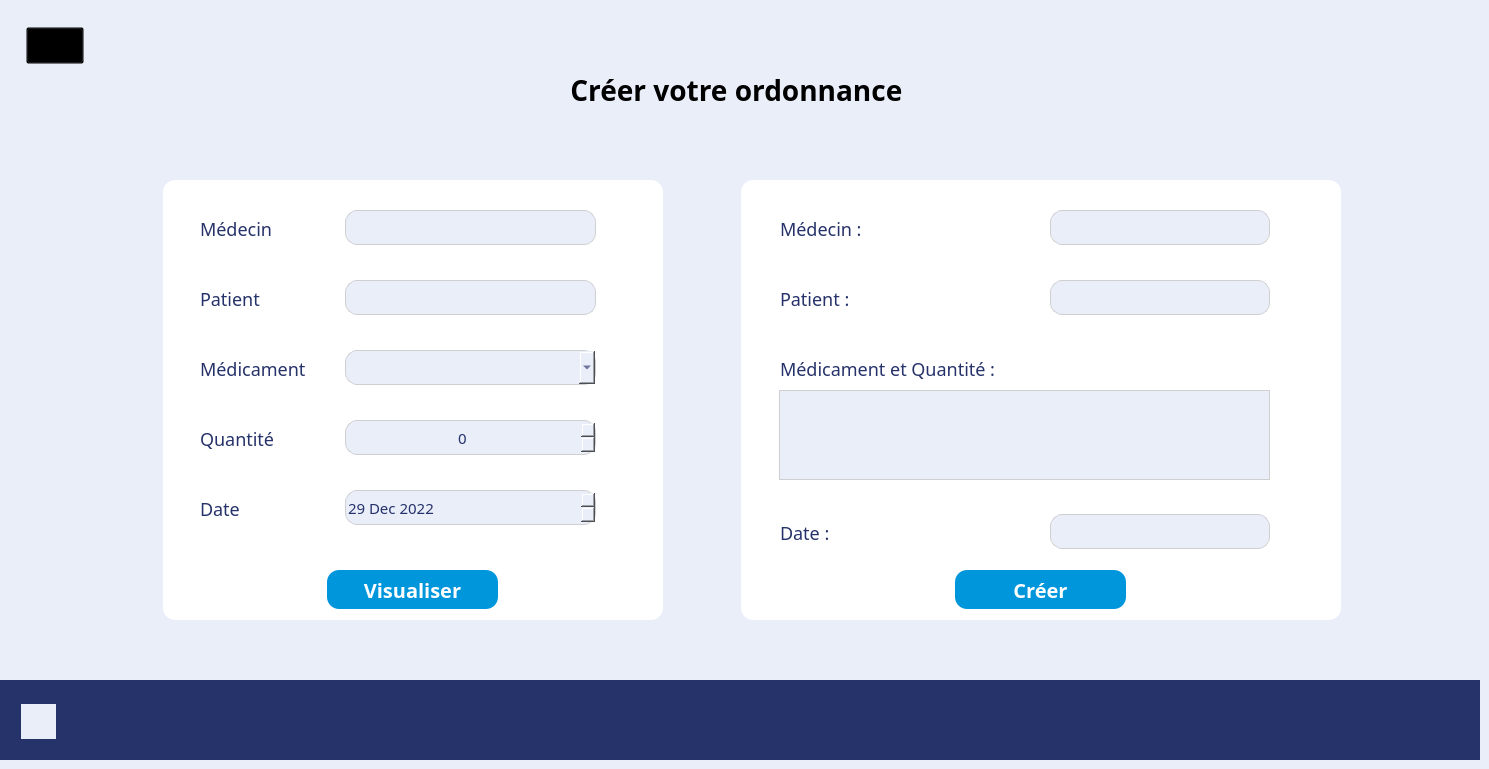
    <widget class="QWidget" name="page_3">
     <property name="styleSheet">
      <string notr="true">background :#E9EEF9;</string>
     </property>
     <widget class="QLabel" name="label_12">
      <property name="geometry">
       <rect>
        <x>459</x>
        <y>58</y>
        <width>562</width>
        <height>64</height>
       </rect>
      </property>
      <property name="font">
       <font>
        <family>Montserrat</family>
        <pointsize>21</pointsize>
        <italic>false</italic>
        <bold>true</bold>
       </font>
      </property>
      <property name="styleSheet">
       <string notr="true">/* Ordonnance*/

position: absolute;
width: 526px;
height: 64px;
left: 477px;
top: 58px;

font-family: 'Montserrat';
font-style: normal;
font-weight: 700;
font-size: 52.8201px;
line-height: 64px;
text-transform: uppercase;

color: #000000;

</string>
      </property>
      <property name="text">
       <string>Créer votre ordonnance </string>
      </property>
      <property name="alignment">
       <set>Qt::AlignCenter</set>
      </property>
     </widget>
     <widget class="QLabel" name="rectangle_user_2">
      <property name="geometry">
       <rect>
        <x>163</x>
        <y>180</y>
        <width>500</width>
        <height>440</height>
       </rect>
      </property>
      <property name="styleSheet">
       <string notr="true">/* Group 27 */

position: absolute;
width: 394px;
height: 377px;
left: 163px;
top: 236px;



/* request 1 user_x */

position: absolute;
width: 324px;
height: 33px;
left: 215px;
top: 278px;

font-family: 'Montserrat';
font-style: normal;
font-weight: 400;
font-size: 17px;
line-height: 21px;
text-transform: uppercase;

color: #000000;



/* Rectangle 37 */

box-sizing: border-box;

position: absolute;
width: 394px;
height: 377px;
left: 163px;
top: 236px;

background: #FFFFFF;
border-radius: 12px;


/* requests list USERS */

position: absolute;
width: 300px;
height: 27px;
left: 241px;
top: 240px;

font-family: 'Montserrat';
font-style: normal;
font-weight: 400;
font-size: 14px;
line-height: 17px;
text-transform: capitalize;

color: #8A8A8A;

</string>
      </property>
      <property name="text">
       <string/>
      </property>
      <property name="scaledContents">
       <bool>false</bool>
      </property>
     </widget>
     <widget class="QLabel" name="label_13">
      <property name="geometry">
       <rect>
        <x>200</x>
        <y>216</y>
        <width>91</width>
        <height>25</height>
       </rect>
      </property>
      <property name="font">
       <font>
        <family>Montserrat</family>
        <pointsize>-1</pointsize>
        <italic>false</italic>
        <bold>false</bold>
       </font>
      </property>
      <property name="styleSheet">
       <string notr="true">background: transparent;

/* SOMME DES DOSE : */

position: absolute;
width: 182px;
height: 22px;
left: 913px;
top: 393px;

font-family: 'Montserrat';
font-style: normal;
font-weight: 400;
font-size: 18px;
line-height: 22px;
/* identical to box height */
display: flex;
align-items: center;
text-align: center;
text-transform: uppercase;

color: #26326A;



</string>
      </property>
      <property name="text">
       <string>Médecin </string>
      </property>
     </widget>
     <widget class="QLabel" name="label_14">
      <property name="geometry">
       <rect>
        <x>200</x>
        <y>286</y>
        <width>91</width>
        <height>25</height>
       </rect>
      </property>
      <property name="font">
       <font>
        <family>Montserrat</family>
        <pointsize>-1</pointsize>
        <italic>false</italic>
        <bold>false</bold>
       </font>
      </property>
      <property name="styleSheet">
       <string notr="true">background: transparent;

/* SOMME DES DOSE : */

position: absolute;
width: 182px;
height: 22px;
left: 913px;
top: 393px;

font-family: 'Montserrat';
font-style: normal;
font-weight: 400;
font-size: 18px;
line-height: 22px;
/* identical to box height */
display: flex;
align-items: center;
text-align: center;
text-transform: uppercase;

color: #26326A;



</string>
      </property>
      <property name="text">
       <string>Patient</string>
      </property>
     </widget>
     <widget class="QLabel" name="label_15">
      <property name="geometry">
       <rect>
        <x>200</x>
        <y>356</y>
        <width>121</width>
        <height>25</height>
       </rect>
      </property>
      <property name="font">
       <font>
        <family>Montserrat</family>
        <pointsize>-1</pointsize>
        <italic>false</italic>
        <bold>false</bold>
       </font>
      </property>
      <property name="styleSheet">
       <string notr="true">background: transparent;

/* SOMME DES DOSE : */

position: absolute;
width: 182px;
height: 22px;
left: 913px;
top: 393px;

font-family: 'Montserrat';
font-style: normal;
font-weight: 400;
font-size: 18px;
line-height: 22px;
/* identical to box height */
display: flex;
align-items: center;
text-align: center;
text-transform: uppercase;

color: #26326A;



</string>
      </property>
      <property name="text">
       <string>Médicament</string>
      </property>
     </widget>
     <widget class="QLabel" name="label_16">
      <property name="geometry">
       <rect>
        <x>200</x>
        <y>426</y>
        <width>91</width>
        <height>25</height>
       </rect>
      </property>
      <property name="font">
       <font>
        <family>Montserrat</family>
        <pointsize>-1</pointsize>
        <italic>false</italic>
        <bold>false</bold>
       </font>
      </property>
      <property name="styleSheet">
       <string notr="true">background: transparent;

/* SOMME DES DOSE : */

position: absolute;
width: 182px;
height: 22px;
left: 913px;
top: 393px;

font-family: 'Montserrat';
font-style: normal;
font-weight: 400;
font-size: 18px;
line-height: 22px;
/* identical to box height */
display: flex;
align-items: center;
text-align: center;
text-transform: uppercase;

color: #26326A;




</string>
      </property>
      <property name="text">
       <string>Quantité</string>
      </property>
     </widget>
     <widget class="QLabel" name="label_17">
      <property name="geometry">
       <rect>
        <x>200</x>
        <y>496</y>
        <width>91</width>
        <height>25</height>
       </rect>
      </property>
      <property name="font">
       <font>
        <family>Montserrat</family>
        <pointsize>-1</pointsize>
        <italic>false</italic>
        <bold>false</bold>
       </font>
      </property>
      <property name="styleSheet">
       <string notr="true">background: transparent;

/* SOMME DES DOSE : */

position: absolute;
width: 182px;
height: 22px;
left: 913px;
top: 393px;

font-family: 'Montserrat';
font-style: normal;
font-weight: 400;
font-size: 18px;
line-height: 22px;
/* identical to box height */
display: flex;
align-items: center;
text-align: center;
text-transform: uppercase;

color: #26326A;



</string>
      </property>
      <property name="text">
       <string>Date</string>
      </property>
     </widget>
     <widget class="QLabel" name="medecin_pour_creer_ordonnance">
      <property name="enabled">
       <bool>false</bool>
      </property>
      <property name="geometry">
       <rect>
        <x>345</x>
        <y>210</y>
        <width>251</width>
        <height>35</height>
       </rect>
      </property>
      <property name="font">
       <font>
        <family>Montserrat</family>
        <pointsize>-1</pointsize>
       </font>
      </property>
      <property name="styleSheet">
       <string notr="true">font-family: 'Montserrat';

font-size: 15px;
/* identical to box height */
display: flex;
align-items: center;
text-align: center;
text-transform: uppercase;

color: #26326A;

background : #E9EEF9;
border-radius: 12px;
border: 1px solid #CFCFCF;
</string>
      </property>
      <property name="text">
       <string/>
      </property>
      <property name="alignment">
       <set>Qt::AlignCenter</set>
      </property>
     </widget>
     <widget class="QLineEdit" name="patient_pour_creer_ordonnance">
      <property name="geometry">
       <rect>
        <x>345</x>
        <y>280</y>
        <width>251</width>
        <height>35</height>
       </rect>
      </property>
      <property name="font">
       <font>
        <family>Montserrat</family>
        <pointsize>-1</pointsize>
       </font>
      </property>
      <property name="styleSheet">
       <string notr="true">font-family: 'Montserrat';

font-size: 15px;
/* identical to box height */
display: flex;
align-items: center;
text-align: center;
text-transform: uppercase;

color: #26326A;

background : #E9EEF9;
border-radius: 12px;
border: 1px solid #CFCFCF;
</string>
      </property>
     </widget>
     <widget class="QComboBox" name="meds_pour_creer_ordonnance">
      <property name="geometry">
       <rect>
        <x>345</x>
        <y>350</y>
        <width>251</width>
        <height>35</height>
       </rect>
      </property>
      <property name="font">
       <font>
        <family>Montserrat</family>
        <pointsize>-1</pointsize>
       </font>
      </property>
      <property name="styleSheet">
       <string notr="true">font-family: 'Montserrat';

font-size: 15px;
/* identical to box height */
display: flex;
align-items: center;
text-align: center;
text-transform: uppercase;

color: #26326A;

background : #E9EEF9;
border-radius: 12px;
border: 1px solid #CFCFCF;
</string>
      </property>
      <property name="editable">
       <bool>true</bool>
      </property>
      <property name="maxVisibleItems">
       <number>10000</number>
      </property>
     </widget>
     <widget class="QSpinBox" name="qt_pour_creer_ordonnance">
      <property name="geometry">
       <rect>
        <x>345</x>
        <y>420</y>
        <width>251</width>
        <height>35</height>
       </rect>
      </property>
      <property name="font">
       <font>
        <family>Montserrat</family>
        <pointsize>-1</pointsize>
       </font>
      </property>
      <property name="styleSheet">
       <string notr="true">font-family: 'Montserrat';

font-size: 15px;
/* identical to box height */
display: flex;
align-items: center;
text-align: center;
text-transform: uppercase;

color: #26326A;

background : #E9EEF9;
border-radius: 12px;
border: 1px solid #CFCFCF;
</string>
      </property>
      <property name="alignment">
       <set>Qt::AlignCenter</set>
      </property>
     </widget>
     <widget class="QDateEdit" name="date_pour_creer_ordonnance">
      <property name="geometry">
       <rect>
        <x>345</x>
        <y>490</y>
        <width>251</width>
        <height>35</height>
       </rect>
      </property>
      <property name="font">
       <font>
        <family>Montserrat</family>
        <pointsize>-1</pointsize>
       </font>
      </property>
      <property name="styleSheet">
       <string notr="true">font-family: 'Montserrat';

font-size: 15px;
/* identical to box height */
display: flex;
align-items: center;
text-align: center;
text-transform: uppercase;

color: #26326A;

background : #E9EEF9;
border-radius: 12px;
border: 1px solid #CFCFCF;
</string>
      </property>
      <property name="dateTime">
       <datetime>
        <hour>23</hour>
        <minute>0</minute>
        <second>0</second>
        <year>2022</year>
        <month>12</month>
        <day>29</day>
       </datetime>
      </property>
      <property name="calendarPopup">
       <bool>false</bool>
      </property>
     </widget>
     <widget class="QPushButton" name="visualiser_pour_creer_ordonnance">
      <property name="geometry">
       <rect>
        <x>327</x>
        <y>570</y>
        <width>171</width>
        <height>39</height>
       </rect>
      </property>
      <property name="font">
       <font>
        <family>Montserrat</family>
        <pointsize>-1</pointsize>
        <italic>false</italic>
        <bold>true</bold>
       </font>
      </property>
      <property name="styleSheet">
       <string notr="true">/* Rectangle 18 */

box-sizing: border-box;

position: absolute;
width: 90px;
height: 31px;
left: 429px;
top: 289px;

background: #0096DC;
border-radius: 12px;
color : #FFFFFF;
/* confirm all */

position: absolute;
width: 116px;
height: 24px;
left: 1092px;
top: 534px;

font-family: 'Montserrat';
font-style: normal;
font-weight: 600;
font-size: 20px;
line-height: 24px;
text-transform: capitalize;

color: #FFFFFF;

</string>
      </property>
      <property name="text">
       <string>Visualiser</string>
      </property>
     </widget>
     <widget class="QLabel" name="visual_ord_pour_creer_ordonnance">
      <property name="geometry">
       <rect>
        <x>741</x>
        <y>180</y>
        <width>600</width>
        <height>440</height>
       </rect>
      </property>
      <property name="styleSheet">
       <string notr="true">/* Group 27 */

position: absolute;
width: 394px;
height: 377px;
left: 163px;
top: 236px;



/* request 1 user_x */

position: absolute;
width: 324px;
height: 33px;
left: 215px;
top: 278px;

font-family: 'Montserrat';
font-style: normal;
font-weight: 400;
font-size: 17px;
line-height: 21px;
text-transform: uppercase;

color: #000000;



/* Rectangle 37 */

box-sizing: border-box;

position: absolute;
width: 394px;
height: 377px;
left: 163px;
top: 236px;

background: #FFFFFF;
border-radius: 12px;




</string>
      </property>
      <property name="text">
       <string/>
      </property>
     </widget>
     <widget class="QLabel" name="label_24">
      <property name="geometry">
       <rect>
        <x>780</x>
        <y>216</y>
        <width>91</width>
        <height>25</height>
       </rect>
      </property>
      <property name="font">
       <font>
        <family>Montserrat</family>
        <pointsize>-1</pointsize>
        <italic>false</italic>
        <bold>false</bold>
       </font>
      </property>
      <property name="styleSheet">
       <string notr="true">background: transparent;

/* SOMME DES DOSE : */

position: absolute;
width: 182px;
height: 22px;
left: 913px;
top: 393px;

font-family: 'Montserrat';
font-style: normal;
font-weight: 400;
font-size: 18px;
line-height: 22px;
/* identical to box height */
display: flex;
align-items: center;
text-align: center;
text-transform: uppercase;

color: #26326A;



</string>
      </property>
      <property name="text">
       <string>Médecin :</string>
      </property>
     </widget>
     <widget class="QLabel" name="label_25">
      <property name="geometry">
       <rect>
        <x>780</x>
        <y>286</y>
        <width>91</width>
        <height>25</height>
       </rect>
      </property>
      <property name="font">
       <font>
        <family>Montserrat</family>
        <pointsize>-1</pointsize>
        <italic>false</italic>
        <bold>false</bold>
       </font>
      </property>
      <property name="styleSheet">
       <string notr="true">background: transparent;

/* SOMME DES DOSE : */

position: absolute;
width: 182px;
height: 22px;
left: 913px;
top: 393px;

font-family: 'Montserrat';
font-style: normal;
font-weight: 400;
font-size: 18px;
line-height: 22px;
/* identical to box height */
display: flex;
align-items: center;
text-align: center;
text-transform: uppercase;

color: #26326A;



</string>
      </property>
      <property name="text">
       <string>Patient :</string>
      </property>
     </widget>
     <widget class="QLabel" name="label_26">
      <property name="geometry">
       <rect>
        <x>780</x>
        <y>356</y>
        <width>261</width>
        <height>25</height>
       </rect>
      </property>
      <property name="font">
       <font>
        <family>Montserrat</family>
        <pointsize>-1</pointsize>
        <italic>false</italic>
        <bold>false</bold>
       </font>
      </property>
      <property name="styleSheet">
       <string notr="true">background: transparent;

/* SOMME DES DOSE : */

position: absolute;
width: 182px;
height: 22px;
left: 913px;
top: 393px;

font-family: 'Montserrat';
font-style: normal;
font-weight: 400;
font-size: 18px;
line-height: 22px;
/* identical to box height */
display: flex;
align-items: center;
text-align: center;
text-transform: uppercase;

color: #26326A;



</string>
      </property>
      <property name="text">
       <string>Médicament et Quantité :</string>
      </property>
     </widget>
     <widget class="QTableView" name="med_qt_ord_tab_pour_creer_ordonnance">
      <property name="geometry">
       <rect>
        <x>779</x>
        <y>390</y>
        <width>491</width>
        <height>90</height>
       </rect>
      </property>
      <property name="font">
       <font>
        <family>Calibri</family>
        <pointsize>-1</pointsize>
        <italic>false</italic>
        <bold>false</bold>
       </font>
      </property>
      <property name="styleSheet">
       <string notr="true">font-family: 'Montserrat';
font: 7pt &quot;Calibri&quot;;

font-size: 15px;
/* identical to box height */
display: flex;
align-items: center;
text-align: center;
text-transform: uppercase;

color: #26326A;

background : #E9EEF9;
border: 1px solid #CFCFCF;
</string>
      </property>
      <property name="verticalScrollBarPolicy">
       <enum>Qt::ScrollBarAsNeeded</enum>
      </property>
      <property name="horizontalScrollBarPolicy">
       <enum>Qt::ScrollBarAlwaysOff</enum>
      </property>
      <property name="sizeAdjustPolicy">
       <enum>QAbstractScrollArea::AdjustToContentsOnFirstShow</enum>
      </property>
      <property name="autoScrollMargin">
       <number>16</number>
      </property>
      <property name="showDropIndicator" stdset="0">
       <bool>false</bool>
      </property>
      <property name="alternatingRowColors">
       <bool>false</bool>
      </property>
      <property name="selectionBehavior">
       <enum>QAbstractItemView::SelectItems</enum>
      </property>
      <property name="cornerButtonEnabled">
       <bool>false</bool>
      </property>
      <attribute name="horizontalHeaderDefaultSectionSize">
       <number>245</number>
      </attribute>
     </widget>
     <widget class="QLabel" name="label_27">
      <property name="geometry">
       <rect>
        <x>780</x>
        <y>520</y>
        <width>91</width>
        <height>25</height>
       </rect>
      </property>
      <property name="font">
       <font>
        <family>Montserrat</family>
        <pointsize>-1</pointsize>
        <italic>false</italic>
        <bold>false</bold>
       </font>
      </property>
      <property name="styleSheet">
       <string notr="true">background: transparent;

/* SOMME DES DOSE : */

position: absolute;
width: 182px;
height: 22px;
left: 913px;
top: 393px;

font-family: 'Montserrat';
font-style: normal;
font-weight: 400;
font-size: 18px;
line-height: 22px;
/* identical to box height */
display: flex;
align-items: center;
text-align: center;
text-transform: uppercase;

color: #26326A;



</string>
      </property>
      <property name="text">
       <string>Date :</string>
      </property>
     </widget>
     <widget class="QLabel" name="date_affichage_pour_creer_ordonnance">
      <property name="geometry">
       <rect>
        <x>1050</x>
        <y>514</y>
        <width>220</width>
        <height>35</height>
       </rect>
      </property>
      <property name="font">
       <font>
        <family>Montserrat</family>
        <pointsize>-1</pointsize>
        <bold>false</bold>
       </font>
      </property>
      <property name="styleSheet">
       <string notr="true">font-family: 'Montserrat';

font-size: 15px;
/* identical to box height */
display: flex;
align-items: center;
text-align: center;
text-transform: uppercase;

color: #26326A;

background : #E9EEF9;
border-radius: 12px;
border: 1px solid #CFCFCF;
</string>
      </property>
      <property name="text">
       <string/>
      </property>
      <property name="alignment">
       <set>Qt::AlignCenter</set>
      </property>
     </widget>
     <widget class="QLabel" name="patient_affichage_pour_creer_ordonnance">
      <property name="geometry">
       <rect>
        <x>1050</x>
        <y>280</y>
        <width>220</width>
        <height>35</height>
       </rect>
      </property>
      <property name="font">
       <font>
        <family>Montserrat</family>
        <pointsize>-1</pointsize>
        <bold>false</bold>
       </font>
      </property>
      <property name="styleSheet">
       <string notr="true">font-family: 'Montserrat';

font-size: 15px;
/* identical to box height */
display: flex;
align-items: center;
text-align: center;
text-transform: uppercase;

color: #26326A;

background : #E9EEF9;
border-radius: 12px;
border: 1px solid #CFCFCF;
</string>
      </property>
      <property name="text">
       <string/>
      </property>
      <property name="alignment">
       <set>Qt::AlignCenter</set>
      </property>
     </widget>
     <widget class="QLabel" name="nom_user_affichage_pour_creer_ordonnance">
      <property name="geometry">
       <rect>
        <x>1050</x>
        <y>210</y>
        <width>220</width>
        <height>35</height>
       </rect>
      </property>
      <property name="font">
       <font>
        <family>Montserrat</family>
        <pointsize>-1</pointsize>
        <bold>false</bold>
       </font>
      </property>
      <property name="styleSheet">
       <string notr="true">font-family: 'Montserrat';

font-size: 15px;
/* identical to box height */
display: flex;
align-items: center;
text-align: center;
text-transform: uppercase;

color: #26326A;

background : #E9EEF9;
border-radius: 12px;
border: 1px solid #CFCFCF;
</string>
      </property>
      <property name="text">
       <string/>
      </property>
      <property name="alignment">
       <set>Qt::AlignCenter</set>
      </property>
     </widget>
     <widget class="QPushButton" name="creer_bouton_pour_creer_ordonnance">
      <property name="geometry">
       <rect>
        <x>955</x>
        <y>570</y>
        <width>171</width>
        <height>39</height>
       </rect>
      </property>
      <property name="font">
       <font>
        <family>Montserrat</family>
        <pointsize>-1</pointsize>
        <italic>false</italic>
        <bold>true</bold>
       </font>
      </property>
      <property name="styleSheet">
       <string notr="true">/* Rectangle 18 */

box-sizing: border-box;

position: absolute;
width: 90px;
height: 31px;
left: 429px;
top: 289px;

background: #0096DC;
border-radius: 12px;
color : #FFFFFF;
/* confirm all */

position: absolute;
width: 116px;
height: 24px;
left: 1092px;
top: 534px;

font-family: 'Montserrat';
font-style: normal;
font-weight: 600;
font-size: 20px;
line-height: 24px;
text-transform: capitalize;

color: #FFFFFF;

</string>
      </property>
      <property name="text">
       <string>Créer</string>
      </property>
     </widget>
     <widget class="QLabel" name="label_10">
      <property name="geometry">
       <rect>
        <x>0</x>
        <y>680</y>
        <width>1480</width>
        <height>80</height>
       </rect>
      </property>
      <property name="styleSheet">
       <string notr="true">background : #26326A;</string>
      </property>
      <property name="text">
       <string/>
      </property>
     </widget>
     <widget class="QLabel" name="nom_log">
      <property name="geometry">
       <rect>
        <x>78</x>
        <y>712</y>
        <width>109</width>
        <height>20</height>
       </rect>
      </property>
      <property name="styleSheet">
       <string notr="true">/* User ADMIN */

position: absolute;
width: 109px;
height: 20px;
left: 78px;
top: 712px;

font-family: 'Montserrat';
font-style: normal;
font-weight: 600;
font-size: 16px;
line-height: 20px;
/* identical to box height */
text-transform: uppercase;

color: #FFFFFF;
background : transparent;
</string>
      </property>
      <property name="text">
       <string/>
      </property>
     </widget>
     <widget class="QLabel" name="label_23">
      <property name="geometry">
       <rect>
        <x>21</x>
        <y>704</y>
        <width>35</width>
        <height>35</height>
       </rect>
      </property>
      <property name="styleSheet">
       <string notr="true">/* settings 1 */

position: absolute;
width: 35px;
height: 35px;
left: 21px;
top: 704px;

background: url(settings.png);
</string>
      </property>
      <property name="text">
       <string/>
      </property>
      <property name="pixmap">
       <pixmap resource="Ressources.qrc">:/images/settings 1 .png</pixmap>
      </property>
     </widget>
     <widget class="QLabel" name="label_11">
      <property name="geometry">
       <rect>
        <x>1302</x>
        <y>705</y>
        <width>139</width>
        <height>34</height>
       </rect>
      </property>
      <property name="styleSheet">
       <string notr="true">background : #26326A;</string>
      </property>
      <property name="text">
       <string/>
      </property>
      <property name="pixmap">
       <pixmap resource="Ressources.qrc">:/images/Asqii 2.png</pixmap>
      </property>
     </widget>
     <widget class="QLabel" name="date_3">
      <property name="geometry">
       <rect>
        <x>636</x>
        <y>712</y>
        <width>196</width>
        <height>18</height>
       </rect>
      </property>
      <property name="font">
       <font>
        <family>Montserrat</family>
        <pointsize>14</pointsize>
        <italic>false</italic>
        <bold>false</bold>
       </font>
      </property>
      <property name="styleSheet">
       <string notr="true">/* Thursday , October 6 2022 */

position: absolute;
width: 196px;
height: 18px;
left: 636px;
top: 712px;

font-family: 'Montserrat';
font-style: normal;
font-weight: 400;
font-size: 14.766px;
line-height: 18px;
/* identical to box height */
text-transform: capitalize;

color: #FFFFFF;

background : transparent;</string>
      </property>
      <property name="text">
       <string/>
      </property>
     </widget>
     <widget class="QLabel" name="heure_4">
      <property name="geometry">
       <rect>
        <x>860</x>
        <y>712</y>
        <width>100</width>
        <height>18</height>
       </rect>
      </property>
      <property name="font">
       <font>
        <family>Montserrat</family>
        <pointsize>14</pointsize>
        <italic>false</italic>
        <bold>false</bold>
       </font>
      </property>
      <property name="styleSheet">
       <string notr="true">/* Thursday , October 6 2022 */

position: absolute;
width: 196px;
height: 18px;
left: 636px;
top: 712px;

font-family: 'Montserrat';
font-style: normal;
font-weight: 400;
font-size: 14.766px;
line-height: 18px;
/* identical to box height */
text-transform: capitalize;

color: #FFFFFF;

background : transparent;</string>
      </property>
      <property name="text">
       <string/>
      </property>
     </widget>
     <widget class="QPushButton" name="return_page2_from_ordonnance">
      <property name="geometry">
       <rect>
        <x>26</x>
        <y>27</y>
        <width>58</width>
        <height>37</height>
       </rect>
      </property>
      <property name="styleSheet">
       <string notr="true">background : transparent;
</string>
      </property>
      <property name="text">
       <string/>
      </property>
      <property name="icon">
       <iconset resource="Ressources.qrc">
        <normaloff>:/images/Group 26.png</normaloff>:/images/Group 26.png</iconset>
      </property>
      <property name="iconSize">
       <size>
        <width>58</width>
        <height>37</height>
       </size>
      </property>
     </widget>
    </widget>
